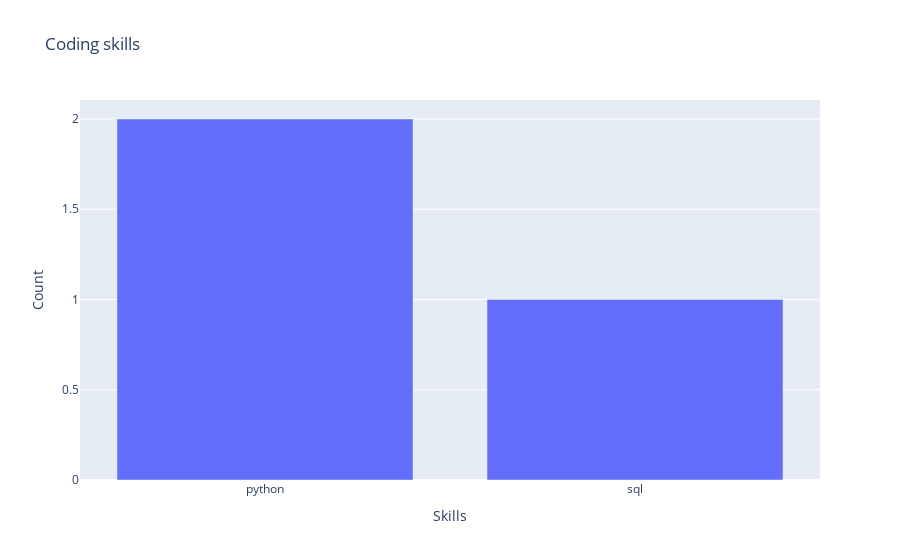

Source (notebook cell):
### Code cell
import plotly
import plotly.express as px


fig = px.bar(df_coding_languages, x='skills', y='count', title='Coding skills', labels={'skills': 'Skills', 'count': 'Count'})
fig.show()

### Figure 1 — Plotly figure (JSON) as saved in the notebook; plotly's stock layout.template omitted (floating-point values rounded to 4 significant figures)
{"data": [{"alignmentgroup": "True", "hovertemplate": "Skills=%{x}<br>Count=%{y}<extra></extra>", "legendgroup": "", "marker": {"color": "#636efa", "pattern": {"shape": ""}}, "name": "", "offsetgroup": "", "orientation": "v", "showlegend": false, "textposition": "auto", "type": "bar", "x": ["python", "sql"], "xaxis": "x", "y": [2, 1], "yaxis": "y"}], "layout": {"barmode": "relative", "legend": {"tracegroupgap": 0}, "title": {"text": "Coding skills"}, "xaxis": {"anchor": "y", "domain": [0, 1], "title": {"text": "Skills"}}, "yaxis": {"anchor": "x", "domain": [0, 1], "title": {"text": "Count"}}}}
